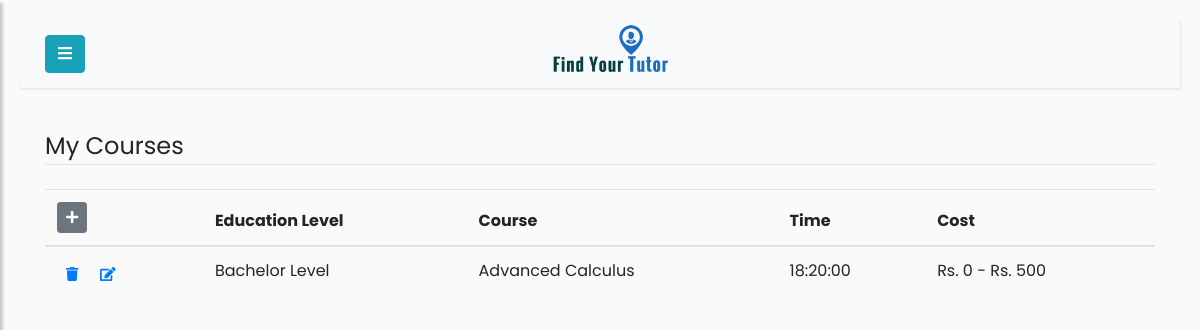
Screenshot of /tutor/my-courses (signed in) with the database file from the repository.
### app/models.py (models this page shows)
class Mycourse(db.Model):
    id = db.Column(db.Integer, primary_key=True)
    user_id = db.Column(db.Integer, db.ForeignKey('user.id'))
    course_id = db.Column(db.Integer, db.ForeignKey('course.id'))
    time = db.Column(db.Time)
    cost = db.Column(db.String(64))

class Course(db.Model):
    id = db.Column(db.Integer, primary_key=True)
    course_title = db.Column(db.String(100), nullable=False)
    course_level = db.Column(db.String(100), nullable=False)
    course_description = db.Column(db.String(1000))
    mycourse = db.relationship('Mycourse', backref='Course', cascade="all, delete")

### app/routes.py (the view)
@app.route('/tutor/my-courses', methods=['POST', 'GET'])
@login_required
def tutor_courses():
    user = User.query.filter_by(username=current_user.username).first()
    my_courses = Mycourse.query.filter_by(user_id=current_user.id)
    if user.username == current_user.username and not is_tutor(user):
        return redirect(url_for('student'))
    elif user.username == current_user.username and is_tutor(user):
        tutor=Tutor.query.filter_by(user_id=user.id).first()
        return render_template("my-courses.html", user=user, tutor=tutor, profilepic=fetch_profile_pic(tutor), my_courses=my_courses)

### app/models.py (called while the page is built)
@login_manager.user_loader
def load_user(id):
    return User.query.get(int(id))

### app/routes.py (called while the page is built)
def is_tutor(user):
    if user.role == 'tutor':
        return True
    elif user.role == 'student':
        return False
    elif user.role == 'admin':
        return False

def fetch_profile_pic(user_obj):
    try:
        pic_name_from_db = getattr(user_obj, 'profile_pic')
        picture_path = os.path.join(app.root_path, 'static/profile_pics')
        if pic_name_from_db in os.listdir(picture_path):
            profile_pic = url_for('static',filename='profile_pics/' + pic_name_from_db)
            return profile_pic
        return fetch_default_profile_pic(user_obj)
    except:
        return fetch_default_profile_pic(user_obj)

### app/templates/my-courses.html (shortened to what this page needs)
{% if user.role=='student' %}
    {% extends 'student.html' %}
{% else %}
    {% extends 'tutor.html' %}
{% endif %}
{% block content %}
<div class="container">
    <legend class="border-bottom mb-4">My Courses</legend>
    <div class='table-responsive'>
        <table class='table table-hover' id='my-courses-table'>
           <thead>
               <tr>
                    <th scope="col" >
                        <a href="{{ url_for('courses') }}" class="btn btn-secondary btn-sm" id='add-new-course'>
                            <i class="fas fa-plus"></i>
                        </a>
                    </th>
                    <th scope="col">Education Level</th>
                    <th scope="col">Course</th>
                    <th scope="col">Time</th>
                    <th scope="col">Cost</th>
               </tr>
           </thead>
           <tbody>
            {% for my_course in my_courses %}
                <tr>
                    <th scope="row">
                        <a class="btn btn-link btn-sm" href="{{url_for('delete_tutor_courses', id=my_course.id)}}">
                            <i class="fas fa-trash"></i>
                        </a>
                        <a class="btn btn-link btn-sm" href="#">
                            <i class="fas fa-edit"></i>
                        </a>
                    </th>
                    <td> {{ my_course.Course.course_level or ''}} </td>
                    <td> {{ my_course.Course.course_title or '' }} </td>
                    <td> {{ my_course.time or '' }} </td>
                    <td> {{ my_course.cost or ''}} </td>
                </tr>
            {% endfor %}
           </tbody>
        </table>
    </div>
</div>
{% endblock %}

### rows the page displays
Mycourse: Course "Bachelor Level", Course "Advanced Calculus", time "18:20:00", cost "Rs. 0 - Rs. 500"
